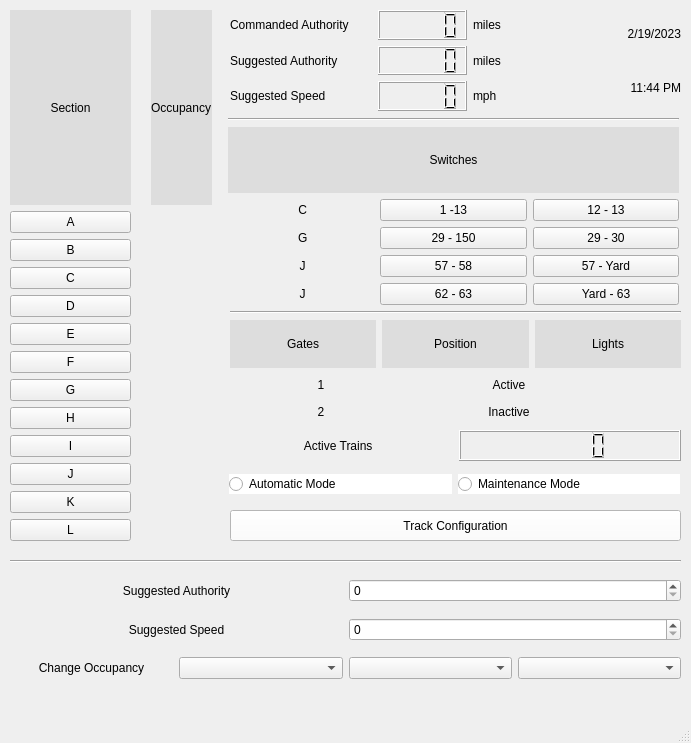
<?xml version="1.0" encoding="UTF-8"?>
<ui version="4.0">
 <class>MainWindow</class>
 <widget class="QMainWindow" name="MainWindow">
  <property name="geometry">
   <rect>
    <x>0</x>
    <y>0</y>
    <width>691</width>
    <height>743</height>
   </rect>
  </property>
  <property name="windowTitle">
   <string>MainWindow</string>
  </property>
  <widget class="QWidget" name="centralwidget">
   <widget class="QWidget" name="verticalLayoutWidget_8">
    <property name="geometry">
     <rect>
      <x>230</x>
      <y>311</y>
      <width>451</width>
      <height>111</height>
     </rect>
    </property>
    <layout class="QVBoxLayout" name="verticalLayout_9">
     <item>
      <widget class="Line" name="line_2">
       <property name="orientation">
        <enum>Qt::Horizontal</enum>
       </property>
      </widget>
     </item>
     <item>
      <layout class="QHBoxLayout" name="horizontalLayout_26">
       <item>
        <widget class="QLabel" name="label_50">
         <property name="styleSheet">
          <string notr="true">background-color: rgb(221, 221, 221);
font: 700 12pt &quot;Georgia&quot;;
color: rgb(0, 0, 0);</string>
         </property>
         <property name="text">
          <string>Gates</string>
         </property>
         <property name="alignment">
          <set>Qt::AlignCenter</set>
         </property>
        </widget>
       </item>
       <item>
        <widget class="QLabel" name="label_51">
         <property name="styleSheet">
          <string notr="true">font: 700 12pt &quot;Georgia&quot;;
color: rgb(0, 0, 0);
background-color: rgb(221, 221, 221);</string>
         </property>
         <property name="text">
          <string>Position</string>
         </property>
         <property name="alignment">
          <set>Qt::AlignCenter</set>
         </property>
        </widget>
       </item>
       <item>
        <widget class="QLabel" name="label_52">
         <property name="styleSheet">
          <string notr="true">font: 700 12pt &quot;Georgia&quot;;
color: rgb(0, 0, 0);
background-color: rgb(221, 221, 221);</string>
         </property>
         <property name="text">
          <string>Lights</string>
         </property>
         <property name="alignment">
          <set>Qt::AlignCenter</set>
         </property>
        </widget>
       </item>
      </layout>
     </item>
     <item>
      <layout class="QHBoxLayout" name="horizontalLayout_20">
       <item>
        <widget class="QLabel" name="label_53">
         <property name="styleSheet">
          <string notr="true">font: 700 10pt &quot;Georgia&quot;;
color: rgb(0, 0, 0);</string>
         </property>
         <property name="text">
          <string>1</string>
         </property>
         <property name="alignment">
          <set>Qt::AlignCenter</set>
         </property>
        </widget>
       </item>
       <item>
        <widget class="QLabel" name="label_54">
         <property name="styleSheet">
          <string notr="true">font: 9pt &quot;Georgia&quot;;
color: rgb(0, 0, 0);</string>
         </property>
         <property name="frameShadow">
          <enum>QFrame::Plain</enum>
         </property>
         <property name="text">
          <string>Active</string>
         </property>
         <property name="alignment">
          <set>Qt::AlignCenter</set>
         </property>
        </widget>
       </item>
       <item>
        <layout class="QHBoxLayout" name="horizontalLayout_27">
         <item>
          <widget class="QLabel" name="label_35">
           <property name="maximumSize">
            <size>
             <width>21</width>
             <height>21</height>
            </size>
           </property>
           <property name="text">
            <string/>
           </property>
           <property name="pixmap">
            <pixmap>redlight.png</pixmap>
           </property>
           <property name="scaledContents">
            <bool>true</bool>
           </property>
          </widget>
         </item>
         <item>
          <widget class="QLabel" name="label_32">
           <property name="maximumSize">
            <size>
             <width>21</width>
             <height>21</height>
            </size>
           </property>
           <property name="text">
            <string/>
           </property>
           <property name="pixmap">
            <pixmap>yellowlight.png</pixmap>
           </property>
           <property name="scaledContents">
            <bool>true</bool>
           </property>
          </widget>
         </item>
         <item>
          <widget class="QLabel" name="label_33">
           <property name="maximumSize">
            <size>
             <width>21</width>
             <height>21</height>
            </size>
           </property>
           <property name="text">
            <string/>
           </property>
           <property name="pixmap">
            <pixmap>greenlight.png</pixmap>
           </property>
           <property name="scaledContents">
            <bool>true</bool>
           </property>
          </widget>
         </item>
        </layout>
       </item>
      </layout>
     </item>
     <item>
      <layout class="QHBoxLayout" name="horizontalLayout_21">
       <item>
        <widget class="QLabel" name="label_55">
         <property name="styleSheet">
          <string notr="true">font: 700 10pt &quot;Georgia&quot;;
color: rgb(0, 0, 0);</string>
         </property>
         <property name="text">
          <string>2</string>
         </property>
         <property name="alignment">
          <set>Qt::AlignCenter</set>
         </property>
        </widget>
       </item>
       <item>
        <widget class="QLabel" name="label_56">
         <property name="styleSheet">
          <string notr="true">font: 9pt &quot;Georgia&quot;;
color: rgb(0, 0, 0);</string>
         </property>
         <property name="frameShadow">
          <enum>QFrame::Plain</enum>
         </property>
         <property name="text">
          <string>Inactive</string>
         </property>
         <property name="alignment">
          <set>Qt::AlignCenter</set>
         </property>
        </widget>
       </item>
       <item>
        <layout class="QHBoxLayout" name="horizontalLayout_29">
         <item>
          <widget class="QLabel" name="label_36">
           <property name="maximumSize">
            <size>
             <width>21</width>
             <height>21</height>
            </size>
           </property>
           <property name="text">
            <string/>
           </property>
           <property name="pixmap">
            <pixmap>redlight.png</pixmap>
           </property>
           <property name="scaledContents">
            <bool>true</bool>
           </property>
          </widget>
         </item>
         <item>
          <widget class="QLabel" name="label_39">
           <property name="maximumSize">
            <size>
             <width>21</width>
             <height>21</height>
            </size>
           </property>
           <property name="text">
            <string/>
           </property>
           <property name="pixmap">
            <pixmap>yellowlight.png</pixmap>
           </property>
           <property name="scaledContents">
            <bool>true</bool>
           </property>
          </widget>
         </item>
         <item>
          <widget class="QLabel" name="label_40">
           <property name="maximumSize">
            <size>
             <width>21</width>
             <height>21</height>
            </size>
           </property>
           <property name="text">
            <string/>
           </property>
           <property name="pixmap">
            <pixmap>greenlight.png</pixmap>
           </property>
           <property name="scaledContents">
            <bool>true</bool>
           </property>
          </widget>
         </item>
        </layout>
       </item>
      </layout>
     </item>
    </layout>
   </widget>
   <widget class="QPushButton" name="trackconfiguration">
    <property name="geometry">
     <rect>
      <x>230</x>
      <y>510</y>
      <width>451</width>
      <height>31</height>
     </rect>
    </property>
    <property name="styleSheet">
     <string notr="true">font: 9pt &quot;Georgia&quot;;
color: rgb(0, 0, 0);
background-color: rgb(255, 255, 255);</string>
    </property>
    <property name="text">
     <string>Track Configuration</string>
    </property>
   </widget>
   <widget class="QSplitter" name="splitter">
    <property name="geometry">
     <rect>
      <x>480</x>
      <y>11</y>
      <width>143</width>
      <height>51</height>
     </rect>
    </property>
    <property name="orientation">
     <enum>Qt::Vertical</enum>
    </property>
   </widget>
   <widget class="QWidget" name="gridLayoutWidget">
    <property name="geometry">
     <rect>
      <x>10</x>
      <y>10</y>
      <width>211</width>
      <height>531</height>
     </rect>
    </property>
    <layout class="QGridLayout" name="gridLayout_2">
     <property name="leftMargin">
      <number>0</number>
     </property>
     <property name="rightMargin">
      <number>9</number>
     </property>
     <property name="horizontalSpacing">
      <number>20</number>
     </property>
     <item row="2" column="0">
      <widget class="QPushButton" name="pusha">
       <property name="text">
        <string>A</string>
       </property>
      </widget>
     </item>
     <item row="2" column="1">
      <widget class="QLabel" name="aicon">
       <property name="maximumSize">
        <size>
         <width>31</width>
         <height>31</height>
        </size>
       </property>
       <property name="text">
        <string/>
       </property>
       <property name="pixmap">
        <pixmap>tracks.png</pixmap>
       </property>
       <property name="scaledContents">
        <bool>true</bool>
       </property>
       <property name="alignment">
        <set>Qt::AlignCenter</set>
       </property>
      </widget>
     </item>
     <item row="1" column="0">
      <widget class="QLabel" name="sectiontitle">
       <property name="styleSheet">
        <string notr="true">font: 700 10pt &quot;Georgia&quot;;
color: rgb(0, 0, 0);
background-color: rgb(221, 221, 221);</string>
       </property>
       <property name="text">
        <string>Section</string>
       </property>
       <property name="alignment">
        <set>Qt::AlignCenter</set>
       </property>
      </widget>
     </item>
     <item row="4" column="0">
      <widget class="QPushButton" name="pushb">
       <property name="text">
        <string>B</string>
       </property>
      </widget>
     </item>
     <item row="12" column="0">
      <widget class="QPushButton" name="pushj">
       <property name="text">
        <string>J</string>
       </property>
      </widget>
     </item>
     <item row="13" column="1">
      <widget class="QLabel" name="kicon">
       <property name="maximumSize">
        <size>
         <width>31</width>
         <height>31</height>
        </size>
       </property>
       <property name="text">
        <string/>
       </property>
       <property name="pixmap">
        <pixmap>tracks.png</pixmap>
       </property>
       <property name="scaledContents">
        <bool>true</bool>
       </property>
       <property name="alignment">
        <set>Qt::AlignCenter</set>
       </property>
      </widget>
     </item>
     <item row="10" column="0">
      <widget class="QPushButton" name="pushh">
       <property name="text">
        <string>H</string>
       </property>
      </widget>
     </item>
     <item row="7" column="1">
      <widget class="QLabel" name="eicon">
       <property name="maximumSize">
        <size>
         <width>31</width>
         <height>31</height>
        </size>
       </property>
       <property name="text">
        <string/>
       </property>
       <property name="pixmap">
        <pixmap>tracks.png</pixmap>
       </property>
       <property name="scaledContents">
        <bool>true</bool>
       </property>
       <property name="alignment">
        <set>Qt::AlignCenter</set>
       </property>
      </widget>
     </item>
     <item row="4" column="1">
      <widget class="QLabel" name="bicon">
       <property name="maximumSize">
        <size>
         <width>31</width>
         <height>31</height>
        </size>
       </property>
       <property name="text">
        <string/>
       </property>
       <property name="pixmap">
        <pixmap>tracks.png</pixmap>
       </property>
       <property name="scaledContents">
        <bool>true</bool>
       </property>
       <property name="alignment">
        <set>Qt::AlignCenter</set>
       </property>
      </widget>
     </item>
     <item row="8" column="1">
      <widget class="QLabel" name="ficon">
       <property name="maximumSize">
        <size>
         <width>31</width>
         <height>31</height>
        </size>
       </property>
       <property name="text">
        <string/>
       </property>
       <property name="pixmap">
        <pixmap>tracks.png</pixmap>
       </property>
       <property name="scaledContents">
        <bool>true</bool>
       </property>
       <property name="alignment">
        <set>Qt::AlignCenter</set>
       </property>
      </widget>
     </item>
     <item row="11" column="1">
      <widget class="QLabel" name="iicon">
       <property name="maximumSize">
        <size>
         <width>31</width>
         <height>31</height>
        </size>
       </property>
       <property name="text">
        <string/>
       </property>
       <property name="pixmap">
        <pixmap>tracks.png</pixmap>
       </property>
       <property name="scaledContents">
        <bool>true</bool>
       </property>
       <property name="alignment">
        <set>Qt::AlignCenter</set>
       </property>
      </widget>
     </item>
     <item row="6" column="1">
      <widget class="QLabel" name="dicon">
       <property name="maximumSize">
        <size>
         <width>31</width>
         <height>31</height>
        </size>
       </property>
       <property name="text">
        <string/>
       </property>
       <property name="pixmap">
        <pixmap>tracks.png</pixmap>
       </property>
       <property name="scaledContents">
        <bool>true</bool>
       </property>
       <property name="alignment">
        <set>Qt::AlignCenter</set>
       </property>
      </widget>
     </item>
     <item row="14" column="0">
      <widget class="QPushButton" name="pushl">
       <property name="text">
        <string>L</string>
       </property>
      </widget>
     </item>
     <item row="7" column="0">
      <widget class="QPushButton" name="pushe">
       <property name="text">
        <string>E</string>
       </property>
      </widget>
     </item>
     <item row="8" column="0">
      <widget class="QPushButton" name="pushf">
       <property name="text">
        <string>F</string>
       </property>
      </widget>
     </item>
     <item row="9" column="0">
      <widget class="QPushButton" name="pushg">
       <property name="text">
        <string>G</string>
       </property>
      </widget>
     </item>
     <item row="5" column="0">
      <widget class="QPushButton" name="pushc">
       <property name="text">
        <string>C</string>
       </property>
      </widget>
     </item>
     <item row="12" column="1">
      <widget class="QLabel" name="jicon">
       <property name="maximumSize">
        <size>
         <width>31</width>
         <height>31</height>
        </size>
       </property>
       <property name="text">
        <string/>
       </property>
       <property name="pixmap">
        <pixmap>tracks.png</pixmap>
       </property>
       <property name="scaledContents">
        <bool>true</bool>
       </property>
       <property name="alignment">
        <set>Qt::AlignCenter</set>
       </property>
      </widget>
     </item>
     <item row="1" column="1">
      <widget class="QLabel" name="occupancylabel">
       <property name="styleSheet">
        <string notr="true">background-color: rgb(221, 221, 221);
font: 700 10pt &quot;Georgia&quot;;
color: rgb(0, 0, 0);</string>
       </property>
       <property name="text">
        <string>Occupancy</string>
       </property>
      </widget>
     </item>
     <item row="9" column="1">
      <widget class="QLabel" name="gicon">
       <property name="maximumSize">
        <size>
         <width>31</width>
         <height>31</height>
        </size>
       </property>
       <property name="text">
        <string/>
       </property>
       <property name="pixmap">
        <pixmap>tracks.png</pixmap>
       </property>
       <property name="scaledContents">
        <bool>true</bool>
       </property>
       <property name="alignment">
        <set>Qt::AlignCenter</set>
       </property>
      </widget>
     </item>
     <item row="10" column="1">
      <widget class="QLabel" name="hicon">
       <property name="maximumSize">
        <size>
         <width>31</width>
         <height>31</height>
        </size>
       </property>
       <property name="text">
        <string/>
       </property>
       <property name="pixmap">
        <pixmap>redtrain.png</pixmap>
       </property>
       <property name="scaledContents">
        <bool>true</bool>
       </property>
       <property name="alignment">
        <set>Qt::AlignCenter</set>
       </property>
      </widget>
     </item>
     <item row="6" column="0">
      <widget class="QPushButton" name="pushd">
       <property name="text">
        <string>D</string>
       </property>
      </widget>
     </item>
     <item row="11" column="0">
      <widget class="QPushButton" name="pushi">
       <property name="text">
        <string>I</string>
       </property>
      </widget>
     </item>
     <item row="5" column="1">
      <widget class="QLabel" name="cicon">
       <property name="maximumSize">
        <size>
         <width>31</width>
         <height>31</height>
        </size>
       </property>
       <property name="text">
        <string/>
       </property>
       <property name="pixmap">
        <pixmap>redtrain.png</pixmap>
       </property>
       <property name="scaledContents">
        <bool>true</bool>
       </property>
       <property name="alignment">
        <set>Qt::AlignCenter</set>
       </property>
      </widget>
     </item>
     <item row="14" column="1">
      <widget class="QLabel" name="licon">
       <property name="maximumSize">
        <size>
         <width>31</width>
         <height>31</height>
        </size>
       </property>
       <property name="text">
        <string/>
       </property>
       <property name="pixmap">
        <pixmap>tracks.png</pixmap>
       </property>
       <property name="scaledContents">
        <bool>true</bool>
       </property>
       <property name="alignment">
        <set>Qt::AlignCenter</set>
       </property>
      </widget>
     </item>
     <item row="13" column="0">
      <widget class="QPushButton" name="pushk">
       <property name="text">
        <string>K</string>
       </property>
      </widget>
     </item>
    </layout>
   </widget>
   <widget class="QWidget" name="gridLayoutWidget_2">
    <property name="geometry">
     <rect>
      <x>230</x>
      <y>10</y>
      <width>331</width>
      <height>101</height>
     </rect>
    </property>
    <layout class="QGridLayout" name="gridLayout_3">
     <item row="2" column="0">
      <widget class="QLabel" name="sspeedlabel">
       <property name="styleSheet">
        <string notr="true">font: 700 10pt &quot;Georgia&quot;;
color: rgb(0, 0, 0);</string>
       </property>
       <property name="text">
        <string>Suggested Speed              </string>
       </property>
      </widget>
     </item>
     <item row="2" column="1">
      <widget class="QLCDNumber" name="sspeeddisp"/>
     </item>
     <item row="1" column="0">
      <widget class="QLabel" name="sauthlabel">
       <property name="styleSheet">
        <string notr="true">font: 700 10pt &quot;Georgia&quot;;
color: rgb(0, 0, 0);</string>
       </property>
       <property name="text">
        <string>Suggested Authority     </string>
       </property>
      </widget>
     </item>
     <item row="1" column="2">
      <widget class="QLabel" name="miles2">
       <property name="styleSheet">
        <string notr="true">font: 700 8pt &quot;Georgia&quot;;
color: rgb(0, 0, 0);</string>
       </property>
       <property name="text">
        <string>miles</string>
       </property>
      </widget>
     </item>
     <item row="1" column="1">
      <widget class="QLCDNumber" name="sauthoritydisp"/>
     </item>
     <item row="0" column="0">
      <widget class="QLabel" name="cauthlabel">
       <property name="styleSheet">
        <string notr="true">font: 700 10pt &quot;Georgia&quot;;
color: rgb(0, 0, 0);</string>
       </property>
       <property name="text">
        <string>Commanded Authority</string>
       </property>
      </widget>
     </item>
     <item row="0" column="2">
      <widget class="QLabel" name="miles1">
       <property name="styleSheet">
        <string notr="true">font: 700 8pt &quot;Georgia&quot;;
color: rgb(0, 0, 0);</string>
       </property>
       <property name="text">
        <string>miles</string>
       </property>
      </widget>
     </item>
     <item row="2" column="2">
      <widget class="QLabel" name="miles2_2">
       <property name="styleSheet">
        <string notr="true">font: 700 8pt &quot;Georgia&quot;;
color: rgb(0, 0, 0);</string>
       </property>
       <property name="text">
        <string>mph</string>
       </property>
      </widget>
     </item>
     <item row="0" column="1">
      <widget class="QLCDNumber" name="cauthoritydisp"/>
     </item>
    </layout>
   </widget>
   <widget class="QWidget" name="verticalLayoutWidget_5">
    <property name="geometry">
     <rect>
      <x>228</x>
      <y>118</y>
      <width>451</width>
      <height>187</height>
     </rect>
    </property>
    <layout class="QVBoxLayout" name="verticalLayout_6">
     <item>
      <widget class="Line" name="line">
       <property name="orientation">
        <enum>Qt::Horizontal</enum>
       </property>
      </widget>
     </item>
     <item>
      <widget class="QLabel" name="label_17">
       <property name="styleSheet">
        <string notr="true">background-color: rgb(221, 221, 221);
font: 700 12pt &quot;Georgia&quot;;
color: rgb(0, 0, 0);</string>
       </property>
       <property name="text">
        <string>Switches</string>
       </property>
       <property name="alignment">
        <set>Qt::AlignCenter</set>
       </property>
      </widget>
     </item>
     <item>
      <layout class="QHBoxLayout" name="horizontalLayout_10">
       <item>
        <widget class="QLabel" name="label_2">
         <property name="styleSheet">
          <string notr="true">font: 700 10pt &quot;Georgia&quot;;
color: rgb(0, 0, 0);</string>
         </property>
         <property name="text">
          <string> C</string>
         </property>
         <property name="alignment">
          <set>Qt::AlignCenter</set>
         </property>
        </widget>
       </item>
       <item>
        <widget class="QPushButton" name="ca">
         <property name="text">
          <string>1 -13</string>
         </property>
         <property name="checkable">
          <bool>false</bool>
         </property>
        </widget>
       </item>
       <item>
        <widget class="QPushButton" name="cb">
         <property name="text">
          <string>12 - 13</string>
         </property>
        </widget>
       </item>
      </layout>
     </item>
     <item>
      <layout class="QHBoxLayout" name="horizontalLayout_11">
       <item>
        <widget class="QLabel" name="label_4">
         <property name="styleSheet">
          <string notr="true">font: 700 10pt &quot;Georgia&quot;;
color: rgb(0, 0, 0);</string>
         </property>
         <property name="text">
          <string> G</string>
         </property>
         <property name="alignment">
          <set>Qt::AlignCenter</set>
         </property>
        </widget>
       </item>
       <item>
        <widget class="QPushButton" name="ga">
         <property name="text">
          <string>29 - 150</string>
         </property>
        </widget>
       </item>
       <item>
        <widget class="QPushButton" name="gb">
         <property name="text">
          <string>29 - 30</string>
         </property>
        </widget>
       </item>
      </layout>
     </item>
     <item>
      <layout class="QHBoxLayout" name="horizontalLayout_12">
       <item>
        <widget class="QLabel" name="label_13">
         <property name="styleSheet">
          <string notr="true">font: 700 10pt &quot;Georgia&quot;;
color: rgb(0, 0, 0);</string>
         </property>
         <property name="text">
          <string> J</string>
         </property>
         <property name="alignment">
          <set>Qt::AlignCenter</set>
         </property>
        </widget>
       </item>
       <item>
        <widget class="QPushButton" name="j1a">
         <property name="text">
          <string>57 - 58</string>
         </property>
        </widget>
       </item>
       <item>
        <widget class="QPushButton" name="j1b">
         <property name="text">
          <string>57 - Yard</string>
         </property>
        </widget>
       </item>
      </layout>
     </item>
     <item>
      <layout class="QHBoxLayout" name="horizontalLayout_13">
       <item>
        <widget class="QLabel" name="label_15">
         <property name="styleSheet">
          <string notr="true">font: 700 10pt &quot;Georgia&quot;;
color: rgb(0, 0, 0);</string>
         </property>
         <property name="text">
          <string> J</string>
         </property>
         <property name="alignment">
          <set>Qt::AlignCenter</set>
         </property>
        </widget>
       </item>
       <item>
        <widget class="QPushButton" name="j2a">
         <property name="text">
          <string>62 - 63</string>
         </property>
        </widget>
       </item>
       <item>
        <widget class="QPushButton" name="j2b">
         <property name="text">
          <string>Yard - 63</string>
         </property>
        </widget>
       </item>
      </layout>
     </item>
    </layout>
   </widget>
   <widget class="QWidget" name="verticalLayoutWidget">
    <property name="geometry">
     <rect>
      <x>10</x>
      <y>550</y>
      <width>671</width>
      <height>141</height>
     </rect>
    </property>
    <layout class="QVBoxLayout" name="verticalLayout_2">
     <item>
      <widget class="Line" name="line_3">
       <property name="orientation">
        <enum>Qt::Horizontal</enum>
       </property>
      </widget>
     </item>
     <item>
      <layout class="QHBoxLayout" name="horizontalLayout_2">
       <item>
        <widget class="QLabel" name="label_27">
         <property name="styleSheet">
          <string notr="true">font: 700 10pt &quot;Georgia&quot;;
color: rgb(0, 0, 0);</string>
         </property>
         <property name="text">
          <string>Suggested Authority</string>
         </property>
         <property name="alignment">
          <set>Qt::AlignCenter</set>
         </property>
        </widget>
       </item>
       <item>
        <widget class="QSpinBox" name="sauthorityinput">
         <property name="maximum">
          <number>999</number>
         </property>
        </widget>
       </item>
      </layout>
     </item>
     <item>
      <layout class="QHBoxLayout" name="horizontalLayout_3">
       <item>
        <widget class="QLabel" name="label_26">
         <property name="styleSheet">
          <string notr="true">font: 700 10pt &quot;Georgia&quot;;
color: rgb(0, 0, 0);</string>
         </property>
         <property name="text">
          <string>Suggested Speed</string>
         </property>
         <property name="alignment">
          <set>Qt::AlignCenter</set>
         </property>
        </widget>
       </item>
       <item>
        <widget class="QSpinBox" name="sspeedinput">
         <property name="maximum">
          <number>999</number>
         </property>
        </widget>
       </item>
      </layout>
     </item>
     <item>
      <layout class="QHBoxLayout" name="horizontalLayout_18">
       <item>
        <widget class="QLabel" name="label_37">
         <property name="styleSheet">
          <string notr="true">font: 700 10pt &quot;Georgia&quot;;
color: rgb(0, 0, 0);</string>
         </property>
         <property name="text">
          <string>Change Occupancy</string>
         </property>
         <property name="alignment">
          <set>Qt::AlignCenter</set>
         </property>
        </widget>
       </item>
       <item>
        <widget class="QComboBox" name="sectionbox">
         <property name="placeholderText">
          <string>Section</string>
         </property>
         <item>
          <property name="text">
           <string>A</string>
          </property>
         </item>
         <item>
          <property name="text">
           <string>B</string>
          </property>
         </item>
         <item>
          <property name="text">
           <string>C</string>
          </property>
         </item>
         <item>
          <property name="text">
           <string>D</string>
          </property>
         </item>
         <item>
          <property name="text">
           <string>E</string>
          </property>
         </item>
         <item>
          <property name="text">
           <string>F</string>
          </property>
         </item>
         <item>
          <property name="text">
           <string>G</string>
          </property>
         </item>
         <item>
          <property name="text">
           <string>H</string>
          </property>
         </item>
         <item>
          <property name="text">
           <string>I</string>
          </property>
         </item>
         <item>
          <property name="text">
           <string>J</string>
          </property>
         </item>
         <item>
          <property name="text">
           <string>K</string>
          </property>
         </item>
         <item>
          <property name="text">
           <string>L</string>
          </property>
         </item>
        </widget>
       </item>
       <item>
        <widget class="QComboBox" name="blockbox">
         <property name="placeholderText">
          <string>Block</string>
         </property>
        </widget>
       </item>
       <item>
        <widget class="QComboBox" name="occupancybox">
         <property name="placeholderText">
          <string>Occupancy</string>
         </property>
         <item>
          <property name="text">
           <string>Occupied</string>
          </property>
         </item>
         <item>
          <property name="text">
           <string>Unoccupied</string>
          </property>
         </item>
        </widget>
       </item>
      </layout>
     </item>
    </layout>
   </widget>
   <widget class="QWidget" name="horizontalLayoutWidget_7">
    <property name="geometry">
     <rect>
      <x>229</x>
      <y>469</y>
      <width>451</width>
      <height>31</height>
     </rect>
    </property>
    <layout class="QHBoxLayout" name="horizontalLayout_4">
     <item>
      <widget class="QRadioButton" name="automaticmode">
       <property name="styleSheet">
        <string notr="true">font: 700 10pt &quot;Georgia&quot;;
color: rgb(0, 0, 0);
background-color: rgb(255, 255, 255);</string>
       </property>
       <property name="text">
        <string>Automatic Mode</string>
       </property>
      </widget>
     </item>
     <item>
      <widget class="QRadioButton" name="maintenancemode">
       <property name="styleSheet">
        <string notr="true">font: 700 10pt &quot;Georgia&quot;;
color: rgb(0, 0, 0);
background-color: rgb(255, 255, 255);</string>
       </property>
       <property name="text">
        <string>Maintenance Mode</string>
       </property>
      </widget>
     </item>
    </layout>
   </widget>
   <widget class="QWidget" name="horizontalLayoutWidget_5">
    <property name="geometry">
     <rect>
      <x>230</x>
      <y>430</y>
      <width>451</width>
      <height>31</height>
     </rect>
    </property>
    <layout class="QHBoxLayout" name="horizontalLayout_16">
     <item>
      <widget class="QLabel" name="activetrainlabel">
       <property name="styleSheet">
        <string notr="true">font: 700 10pt &quot;Georgia&quot;;
color: rgb(0, 0, 0);</string>
       </property>
       <property name="text">
        <string>Active Trains  </string>
       </property>
       <property name="alignment">
        <set>Qt::AlignCenter</set>
       </property>
      </widget>
     </item>
     <item>
      <widget class="QLCDNumber" name="activetrains"/>
     </item>
    </layout>
   </widget>
   <widget class="QWidget" name="verticalLayoutWidget_4">
    <property name="geometry">
     <rect>
      <x>570</x>
      <y>10</y>
      <width>111</width>
      <height>101</height>
     </rect>
    </property>
    <layout class="QVBoxLayout" name="verticalLayout_5">
     <item>
      <widget class="QLabel" name="date">
       <property name="styleSheet">
        <string notr="true">font: 700 12pt &quot;Segoe UI&quot;;
color: rgb(0, 0, 0);</string>
       </property>
       <property name="text">
        <string>2/19/2023</string>
       </property>
       <property name="alignment">
        <set>Qt::AlignRight|Qt::AlignTrailing|Qt::AlignVCenter</set>
       </property>
      </widget>
     </item>
     <item>
      <widget class="QLabel" name="time">
       <property name="styleSheet">
        <string notr="true">font: 700 12pt &quot;Segoe UI&quot;;
color: rgb(0, 0, 0);</string>
       </property>
       <property name="text">
        <string>11:44 PM</string>
       </property>
       <property name="alignment">
        <set>Qt::AlignRight|Qt::AlignTrailing|Qt::AlignVCenter</set>
       </property>
      </widget>
     </item>
    </layout>
   </widget>
  </widget>
  <widget class="QMenuBar" name="menubar">
   <property name="geometry">
    <rect>
     <x>0</x>
     <y>0</y>
     <width>691</width>
     <height>25</height>
    </rect>
   </property>
  </widget>
  <widget class="QStatusBar" name="statusbar"/>
 </widget>
 <resources/>
 <connections/>
</ui>
